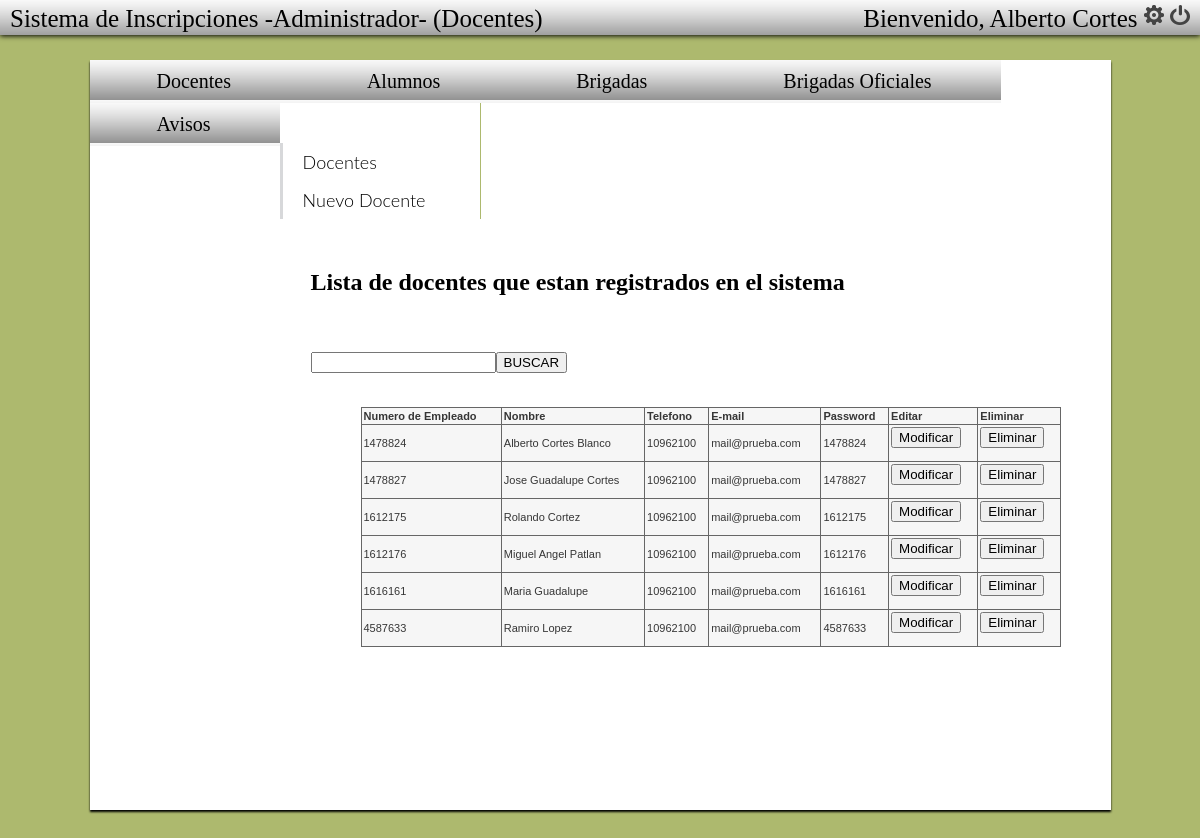
The app's page /admin/admin_docentes.php (signed in) with its own data.
### tables this page shows
CREATE TABLE IF NOT EXISTS `docente` (
  `num_empleado` int(11) NOT NULL,
  `nombre` varchar(100) NOT NULL,
  `pass` varchar(45) NOT NULL,
  `telefono` bigint(20) DEFAULT NULL,
  `email` varchar(45) DEFAULT NULL,
  `privilegios` varchar(45) DEFAULT NULL,
  PRIMARY KEY (`num_empleado`),
  UNIQUE KEY `num_empleado_UNIQUE` (`num_empleado`)
);

### action/reportes.php (called while the page is built, shortened)
<?php
require_once("../lib/lib.php");
require_once("../view/view.php");
function docentes(){
    $docentes = listar_docentes();
    lista_docentes($docentes);
}
?>

### lib/lib.php (called while the page is built, shortened)
<?php
function listar_docentes(){
	$sql = "SELECT * FROM sflbf4.docente";
	$result = mysql_query($sql);
	$docente = array();
	$i = 0;
	while($row = mysql_fetch_object($result)){
		$docente[$i] = $row;
		$i++;
	}
	return $docente;
}
?>

### view/view.php (the view, shortened to what this page needs)
<?php
require_once("../lib/lib.php");
	echo"<tr><th>Disponible:</th><td>Si<input type='radio' checked='true' name='disp' value='1'>No<input type='radio' name='disp' value='0'></td></tr>";?>
	<?php
function lista_docentes($docentes){
	echo "<table border=1>";
	echo "<tr>";
	echo "<th>Numero de Empleado</th>";
	echo "<th>Nombre</th>";
	echo "<th>Telefono</th>";
    echo "<th>E-mail</th>";
	echo "<th>Password</th>";
    echo "<th>Editar</th>";
    echo "<th>Eliminar</th>";
	echo "</tr>";
	foreach ($docentes as $key => $doc) {
	echo "<tr>";
	echo "<td>".$doc->num_empleado."</td>";
	echo "<td>".$doc->nombre."</td>";
	echo "<td>".$doc->telefono."</td>";
    echo "<td>".$doc->email."</td>";
	echo "<td>".$doc->pass."</td>";
	echo "<td><form action='../admin/admin_docentes_edit.php' method='POST'><input type='hidden' value='".$doc->num_empleado."' name='id'><input type='submit' value='Modificar'></form></td>";
	echo "<td><form action='../delete/del_docente.php' method='POST'><input type='hidden' value='".$doc->num_empleado."' name='id'><input type='submit' value='Eliminar'></form></td>";
	echo"</tr>";
	}
}
function form_fliter_docente(){
echo "<form action='../admin/admin_docentes_search.php' method='post'>";
echo "<input type= 'text' id='info' name='info'>";
echo "<input type= 'submit'  value='BUSCAR' >";
echo "</form>";
}
	echo "<input type='hidden' name ='alumno' value='".$calif->alumno_matricula."''>";?>

### admin/css/adminIndex.css (style rules this page uses)
body { background: #ADB96E; }
#contenido table { margin: 0 auto; height: 120px; overflow:scroll; }
table { width: 700px; border-collapse: collapse; border: 1px solid #666666; font: normal 11px verdana, arial, helvetica, sans-serif; color: #363636; background: #f6f6f6; text-align:left; }
table th, td { height:10px; }
tbody th, tbody td { padding:2px; }

### records on screen
docente: num_empleado "1478824", nombre "Alberto Cortes Blanco", telefono "10962100", email "mail@prueba.com", pass "1478824"
docente: num_empleado "1478827", nombre "Jose Guadalupe Cortes", telefono "10962100", email "mail@prueba.com", pass "1478827"
docente: num_empleado "1612175", nombre "Rolando Cortez", telefono "10962100", email "mail@prueba.com", pass "1612175"
docente: num_empleado "1612176", nombre "Miguel Angel Patlan", telefono "10962100", email "mail@prueba.com", pass "1612176"
docente: num_empleado "1616161", nombre "Maria Guadalupe", telefono "10962100", email "mail@prueba.com", pass "1616161"
docente: num_empleado "4587633", nombre "Ramiro Lopez", telefono "10962100", email "mail@prueba.com", pass "4587633"

### other values on screen
$usuario->nombre "Alberto Cortes"
